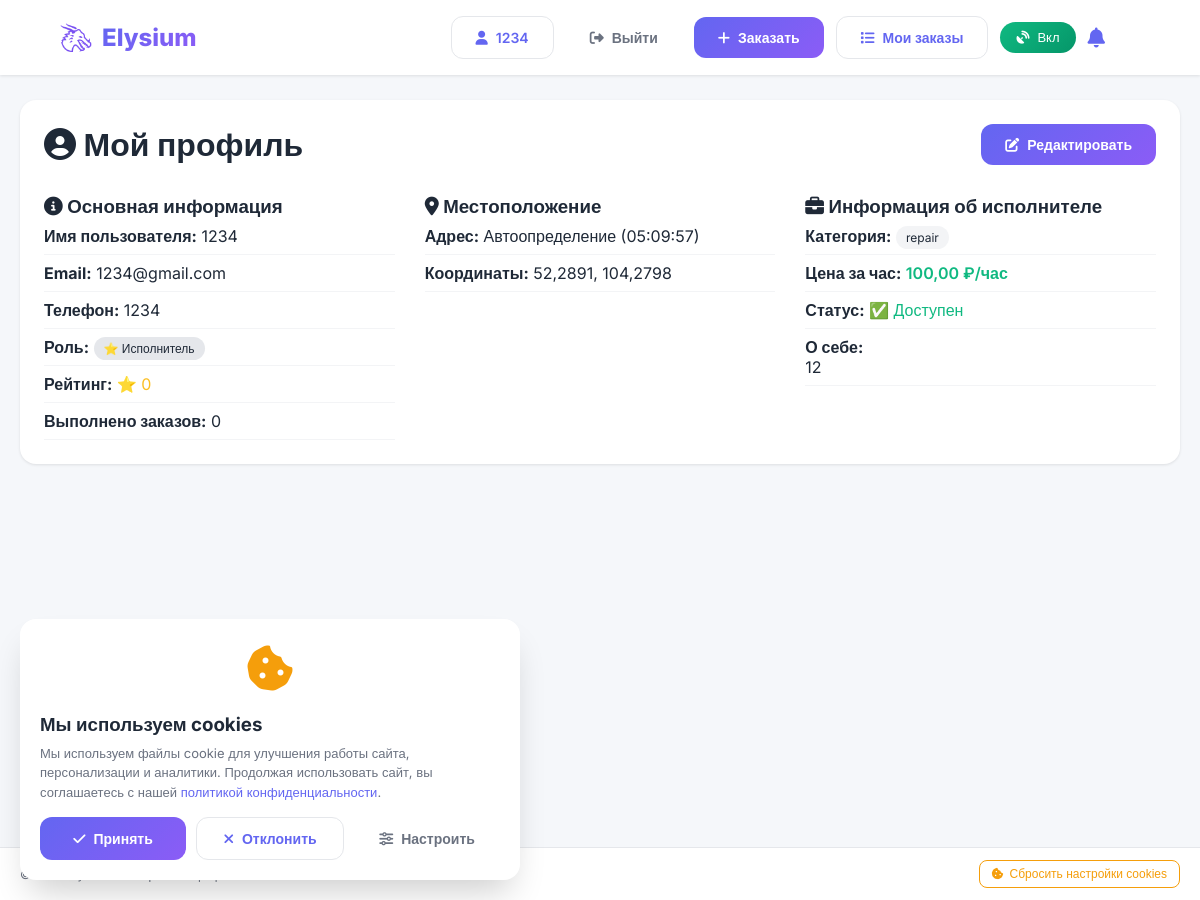
The page /profile/ (signed in) on the database as committed earlier.
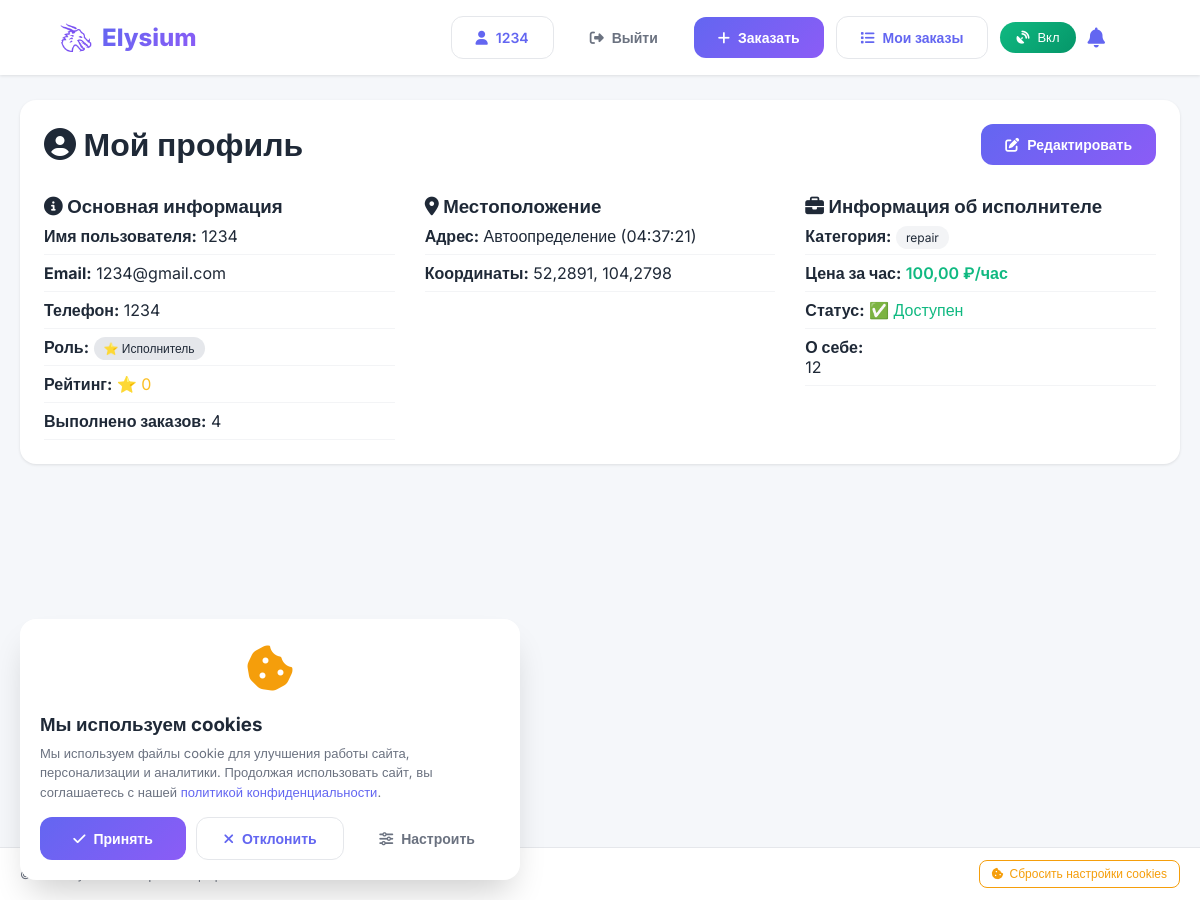
The same page on the database as committed later.
### main/models.py (models this page shows, shortened)
class Profile(models.Model):
    ROLE_CHOICES = [
        ('client', 'Заказчик'),
        ('performer', 'Исполнитель'),
    ]
    user = models.OneToOneField(User, on_delete=models.CASCADE, related_name='profile')
    phone = models.CharField(max_length=20, blank=True)
    avatar = models.ImageField(upload_to='avatars/', blank=True, null=True)
    role = models.CharField(max_length=20, choices=ROLE_CHOICES, default='client')
    latitude = models.FloatField(blank=True, null=True)
    longitude = models.FloatField(blank=True, null=True)
    address = models.CharField(max_length=500, blank=True)
    category = models.CharField(max_length=50, blank=True, null=True)
    description = models.TextField(blank=True)
    price = models.DecimalField(max_digits=10, decimal_places=2, blank=True, null=True)
    rating = models.FloatField(default=0)
    completed_orders = models.IntegerField(default=0)
    is_available = models.BooleanField(default=True)
    services = models.TextField(blank=True, help_text="Услуги, которые предоставляет исполнитель (через запятую)")
    created_at = models.DateTimeField(auto_now_add=True)
    updated_at = models.DateTimeField(auto_now=True)

### main/views.py (the view, shortened to what this page needs)
# urls.py: path('profile/', views.profile_view, name='profile'),
@login_required
def profile_view(request):
    profile = request.user.profile
    orders_as_client = Order.objects.filter(client=request.user).order_by('-created_at')[:10]
    orders_as_performer = Order.objects.filter(performer=request.user).order_by('-created_at')[
        :10] if profile.role == 'performer' else []
    context = {
        'profile': profile,
        'orders_as_client': orders_as_client,
        'orders_as_performer': orders_as_performer,
        'categories': Profile.ROLE_CHOICES if hasattr(Profile, 'ROLE_CHOICES') else [],
    }
    return render(request, 'profile.html', context)

### templates/profile.html (shortened to what this page needs)
{% extends 'base.html' %}
{% load static %}
{% block content %}
<div class="container" style="max-width: 1200px; margin: 100px auto 40px; padding: 0 20px;">
    <div class="card">
        <div style="display: flex; justify-content: space-between; align-items: center; margin-bottom: 30px;">
            <h1><i class="fas fa-user-circle"></i> Мой профиль</h1>
            <a href="{% url 'edit_profile' %}" class="btn btn-primary">
                <i class="fas fa-edit"></i> Редактировать
            </a>
        </div>
        <div style="display: grid; grid-template-columns: repeat(auto-fit, minmax(300px, 1fr)); gap: 30px;">
            <div>
                <h3><i class="fas fa-info-circle"></i> Основная информация</h3>
                <div class="info-row">
                    <strong>Имя пользователя:</strong> {{ user.username }}
                </div>
                <div class="info-row">
                    <strong>Email:</strong> {{ user.email|default:"Не указан" }}
                </div>
                <div class="info-row">
                    <strong>Телефон:</strong> {{ profile.phone|default:"Не указан" }}
                </div>
                <div class="info-row">
                    <strong>Роль:</strong>
                    {% if profile.role == 'client' %}
                        <span class="badge">👤 Заказчик</span>
                    {% elif profile.role == 'performer' %}
                        <span class="badge">⭐ Исполнитель</span>
                    {% else %}
                        <span class="badge">{{ profile.role }}</span>
                    {% endif %}
                </div>
                <div class="info-row">
                    <strong>Рейтинг:</strong>
                    <span class="rating">⭐ {{ profile.rating|default:"0" }}</span>
                </div>
                <div class="info-row">
                    <strong>Выполнено заказов:</strong> {{ profile.completed_orders|default:"0" }}
                </div>
            </div>
            <div>
                <h3><i class="fas fa-map-marker-alt"></i> Местоположение</h3>
                <div class="info-row">
                    <strong>Адрес:</strong> {{ profile.address|default:"Не указан" }}
                </div>
                {% if profile.latitude and profile.longitude %}
                <div class="info-row">
                    <strong>Координаты:</strong> {{ profile.latitude }}, {{ profile.longitude }}
                </div>
                {% endif %}
            </div>
            {% if profile.role == 'performer' %}
            <div>
                <h3><i class="fas fa-briefcase"></i> Информация об исполнителе</h3>
                <div class="info-row">
                    <strong>Категория:</strong>
                    <span class="category-badge">{{ profile.category|default:"Не указана" }}</span>
                </div>
                <div class="info-row">
                    <strong>Цена за час:</strong>
                    <span class="price">{{ profile.price|default:"Договорная" }} ₽/час</span>
                </div>
                <div class="info-row">
                    <strong>Статус:</strong>
                    {% if profile.is_available %}
                        <span style="color: #10b981;">✅ Доступен</span>
                    {% else %}
                        <span style="color: #ef4444;">❌ Недоступен</span>
                    {% endif %}
                </div>
                <div class="info-row">
                    <strong>О себе:</strong>
                    <p>{{ profile.description|default:"Не указано" }}</p>
                </div>
            </div>
            {% endif %}
        </div>
    </div>
</div>
{% endblock %}

Rows that differ between the two databases and show on the page:
changed Profile "repair": completed_orders "0" → "4"; address "Автоопределение (05:09:57)" → "Автоопределение (04:37:21)"
